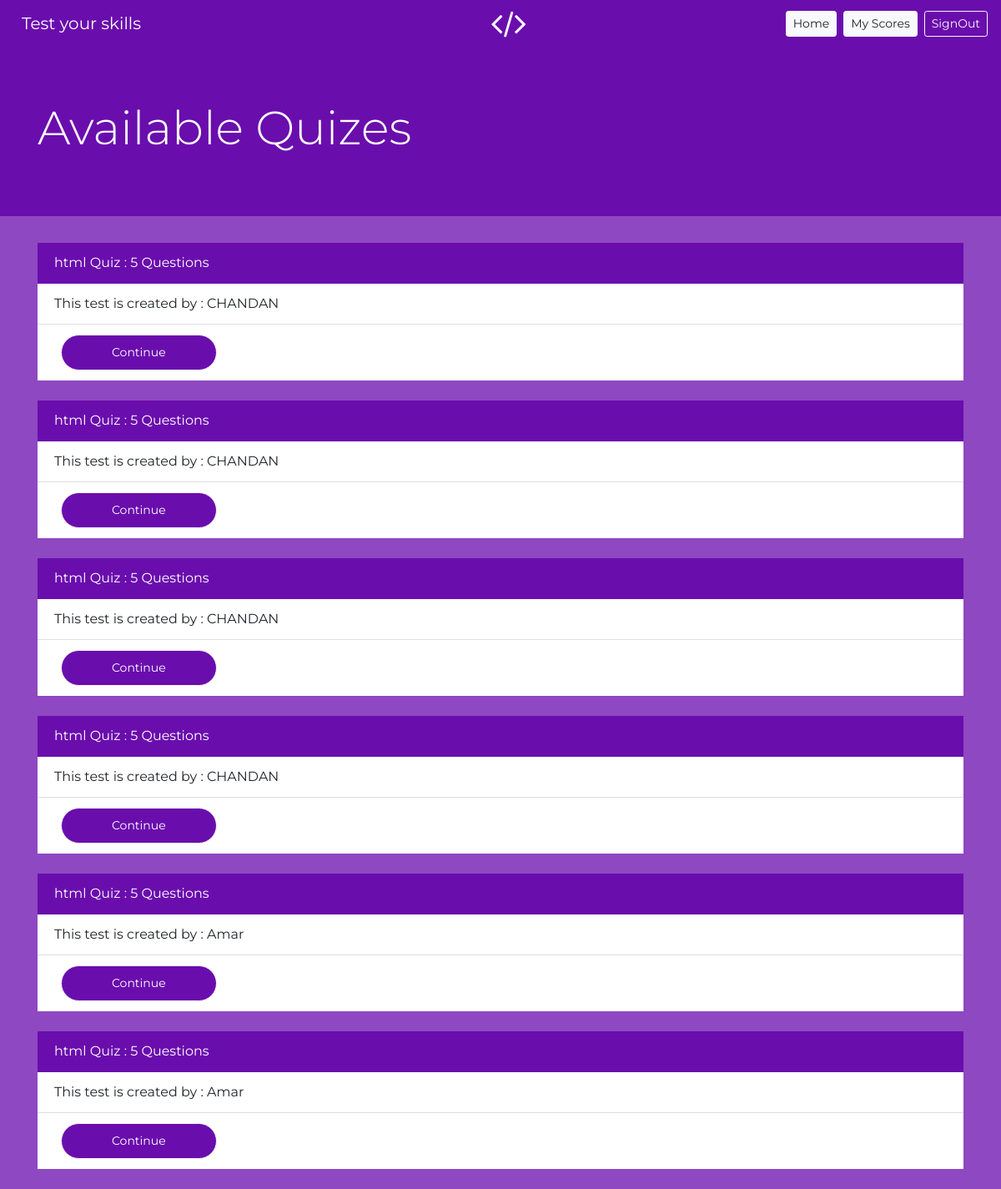
Page /available_quiz/html/chandan/ on the committed database.
### first_App/models.py (models this page shows, shortened)
class Test(models.Model):
    category = models.CharField(max_length = 264,default = 'category')
    teacher_name = models.CharField(max_length = 264,default = 'teacher_name')
    questiona = models.CharField(max_length = 264,default = 'question')
    optiona1 = models.CharField(max_length = 264,default = 'opt1')
    optiona2 = models.CharField(max_length = 264,default = 'opt2')
    optiona3 = models.CharField(max_length = 264,default = 'opt3')
    optiona4 = models.CharField(max_length = 264,default = 'opt4')
    option_a_correct = models.CharField(max_length = 264,default = 'opt_correct')
    questionb = models.CharField(max_length = 264,default = 'question')
    optionb1 = models.CharField(max_length = 264,default = 'opt1')
    optionb2 = models.CharField(max_length = 264,default = 'opt2')
    optionb3 = models.CharField(max_length = 264,default = 'opt3')
    optionb4 = models.CharField(max_length = 264,default = 'opt4')
    option_b_correct = models.CharField(max_length = 264,default = 'opt_correct')
    questionc = models.CharField(max_length = 264,default = 'question')
    optionc1 = models.CharField(max_length = 264,default = 'opt1')
    optionc2 = models.CharField(max_length = 264,default = 'opt2')
    optionc3 = models.CharField(max_length = 264,default = 'opt3')
    optionc4 = models.CharField(max_length = 264,default = 'opt4')
    option_c_correct = models.CharField(max_length = 264,default = 'opt_correct')
    questiond = models.CharField(max_length = 264,default = 'question')
    optiond1 = models.CharField(max_length = 264,default = 'opt1')
    optiond2 = models.CharField(max_length = 264,default = 'opt2')
    optiond3 = models.CharField(max_length = 264,default = 'opt3')
    optiond4 = models.CharField(max_length = 264,default = 'opt4')
    option_d_correct = models.CharField(max_length = 264,default = 'opt_correct')
    questione = models.CharField(max_length = 264,default = 'question')
    optione1 = models.CharField(max_length = 264,default = 'opt1')
    optione2 = models.CharField(max_length = 264,default = 'opt2')
    optione3 = models.CharField(max_length = 264,default = 'opt3')
    optione4 = models.CharField(max_length = 264,default = 'opt4')
    option_e_correct = models.CharField(max_length = 264,default = 'opt_correct')
    appeared_by = models.TextField(blank = True)
    scores = models.TextField(blank = True)

### first_App/views.py (the view)
# urls.py: path('available_quiz/<str:category>/<str:username>/', views.available_quiz, name = 'available_quiz'),
def available_quiz(request,category,username):
    context = {}
    tests = Test.objects.filter(category = category)
    data = [{'category': t.category,
            'pk':t.pk,
           'teacher_name' : t.teacher_name,
           'appeared' : t.appeared_by.split(":").count(username) } for t in tests]
    print(data)
    context.update({'data' : data})
    return render(request,'first_App/available_quiz.html',context)

### templates/first_App/available_quiz.html (shortened to what this page needs)
<!DOCTYPE html>
<html lang="en" dir="ltr">
<head>
    <link rel="stylesheet" href="https://cdnjs.cloudflare.com/ajax/libs/font-awesome/4.7.0/css/font-awesome.min.css">
    <link rel="stylesheet" href="https://stackpath.bootstrapcdn.com/bootstrap/4.5.2/css/bootstrap.min.css">
</head>
<body>
      <nav class="navbar navbar-expand-lg navbar-dark sticky-top " style="background-color: rgb(106, 13, 173, 1);">
      <a href="#" class="fa fa-code"></a>
      <a class="navbar-brand" href="#">Test your skills</a>
  <div class="collapse navbar-collapse" id="navbarSupportedContent">
    <ul class="navbar-nav ml-auto">
      <a href="{% url 'stud_home' %}" class="btn btn-light ml-2 btn-sm " type="submit">Home</a>
      <a class="btn btn-light ml-2 btn-sm" type="submit">My Scores</a>
      <a href="{% url 'logout' %}" class="btn btn-outline-light ml-2 btn-sm" type="submit">SignOut</a>
    </ul>
        </div>
        </nav>
    <div class="sticky-top">
    <div class="jumbotron jumbotron-fluid">
    <div class="container">
      <h1 class="display-4">Available Quizes</h1>
      </div>
        </div>
        </div>
        <div class="container">
          {% for d in data %}
          {% if d.appeared == 0 %}
          <ul class="list-group list-group-flush">
            <li class="list-group-item active">{{ d.category }} Quiz : 5 Questions</li>
            <li class="list-group-item ">
              This test is created by : {{ d.teacher_name }}
            </li>
            <li class="list-group-item ">
              {% if d.category == "html" %}
                <a href="{% url 'first_App:html_quiz' d.pk  %}" class="btn btn-light ml-2 btn-sm S" type="submit">Continue</a>
                {% endif %}
            </li>
          </ul>
          <br>
          {% endif %}
          {% endfor %}
        </div>
</body>
</html>

### templates/first_App/available_quiz.html (style rules this page uses)
html, body { padding:0; margin:0; font-family: 'Montserrat' ; width: 100%; height: 100%; overflow-x: hidden; background-color: rgb(106, 13, 173, 0.5); }
.fa { font-size: 40px; position: relative; left: 49%; width: 10px; text-align: center; border-radius: 50%; text-decoration: none; }
.fa-code { color: #fff; }
.jumbotron-fluid { position: sticky; color: #fff !important; background: rgb(106, 13, 173, 1) !important; }
.S { color: #fff !important; padding-left: 60px; padding-right: 60px; padding-top: 10px; padding-bottom: 10px; border-radius: 30px; background-color: rgb(106, 13, 173, 1) !important; }
.active { background: rgb(106, 13, 173, 1) !important; border-color: rgb(106, 13, 173, 1) !important; }

### rows in the picture
Test: category "html", teacher_name "CHANDAN"
Test: category "html", teacher_name "CHANDAN"
Test: category "html", teacher_name "CHANDAN"
Test: category "html", teacher_name "CHANDAN"
Test: category "html", teacher_name "Amar"
Test: category "html", teacher_name "Amar"
